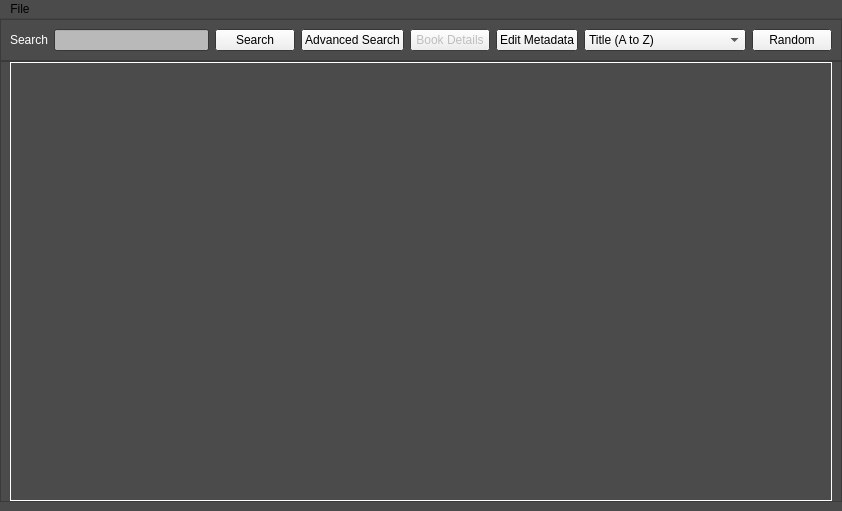
<?xml version="1.0" encoding="UTF-8"?>
<ui version="4.0">
 <class>MainWindow</class>
 <widget class="QMainWindow" name="MainWindow">
  <property name="geometry">
   <rect>
    <x>0</x>
    <y>0</y>
    <width>842</width>
    <height>511</height>
   </rect>
  </property>
  <property name="palette">
   <palette>
    <active>
     <colorrole role="WindowText">
      <brush brushstyle="SolidPattern">
       <color alpha="255">
        <red>255</red>
        <green>255</green>
        <blue>255</blue>
       </color>
      </brush>
     </colorrole>
     <colorrole role="Text">
      <brush brushstyle="SolidPattern">
       <color alpha="255">
        <red>0</red>
        <green>0</green>
        <blue>0</blue>
       </color>
      </brush>
     </colorrole>
     <colorrole role="Base">
      <brush brushstyle="SolidPattern">
       <color alpha="255">
        <red>185</red>
        <green>185</green>
        <blue>185</blue>
       </color>
      </brush>
     </colorrole>
     <colorrole role="Window">
      <brush brushstyle="SolidPattern">
       <color alpha="255">
        <red>75</red>
        <green>75</green>
        <blue>75</blue>
       </color>
      </brush>
     </colorrole>
    </active>
    <inactive>
     <colorrole role="WindowText">
      <brush brushstyle="SolidPattern">
       <color alpha="255">
        <red>255</red>
        <green>255</green>
        <blue>255</blue>
       </color>
      </brush>
     </colorrole>
     <colorrole role="Text">
      <brush brushstyle="SolidPattern">
       <color alpha="255">
        <red>0</red>
        <green>0</green>
        <blue>0</blue>
       </color>
      </brush>
     </colorrole>
     <colorrole role="Base">
      <brush brushstyle="SolidPattern">
       <color alpha="255">
        <red>185</red>
        <green>185</green>
        <blue>185</blue>
       </color>
      </brush>
     </colorrole>
     <colorrole role="Window">
      <brush brushstyle="SolidPattern">
       <color alpha="255">
        <red>75</red>
        <green>75</green>
        <blue>75</blue>
       </color>
      </brush>
     </colorrole>
    </inactive>
    <disabled>
     <colorrole role="WindowText">
      <brush brushstyle="SolidPattern">
       <color alpha="255">
        <red>120</red>
        <green>120</green>
        <blue>120</blue>
       </color>
      </brush>
     </colorrole>
     <colorrole role="Text">
      <brush brushstyle="SolidPattern">
       <color alpha="255">
        <red>120</red>
        <green>120</green>
        <blue>120</blue>
       </color>
      </brush>
     </colorrole>
     <colorrole role="Base">
      <brush brushstyle="SolidPattern">
       <color alpha="255">
        <red>75</red>
        <green>75</green>
        <blue>75</blue>
       </color>
      </brush>
     </colorrole>
     <colorrole role="Window">
      <brush brushstyle="SolidPattern">
       <color alpha="255">
        <red>75</red>
        <green>75</green>
        <blue>75</blue>
       </color>
      </brush>
     </colorrole>
    </disabled>
   </palette>
  </property>
  <property name="windowTitle">
   <string>Manga Viewer</string>
  </property>
  <widget class="QWidget" name="centralwidget">
   <layout class="QVBoxLayout" name="verticalLayout">
    <property name="spacing">
     <number>0</number>
    </property>
    <property name="leftMargin">
     <number>0</number>
    </property>
    <property name="topMargin">
     <number>0</number>
    </property>
    <property name="rightMargin">
     <number>0</number>
    </property>
    <item>
     <widget class="QFrame" name="frame">
      <property name="frameShape">
       <enum>QFrame::StyledPanel</enum>
      </property>
      <property name="frameShadow">
       <enum>QFrame::Raised</enum>
      </property>
      <layout class="QHBoxLayout" name="horizontalLayout_2">
       <item>
        <widget class="QLabel" name="label_8">
         <property name="text">
          <string>Search</string>
         </property>
        </widget>
       </item>
       <item>
        <widget class="QLineEdit" name="search_bar"/>
       </item>
       <item>
        <widget class="QPushButton" name="search_button">
         <property name="text">
          <string>Search</string>
         </property>
        </widget>
       </item>
       <item>
        <widget class="QPushButton" name="advanced_search_button">
         <property name="text">
          <string>Advanced Search</string>
         </property>
        </widget>
       </item>
       <item>
        <widget class="QPushButton" name="details_button">
         <property name="enabled">
          <bool>false</bool>
         </property>
         <property name="text">
          <string>Book Details</string>
         </property>
        </widget>
       </item>
       <item>
        <widget class="QPushButton" name="metadata_button">
         <property name="text">
          <string>Edit Metadata</string>
         </property>
        </widget>
       </item>
       <item>
        <widget class="QComboBox" name="sort_by">
         <property name="palette">
          <palette>
           <active>
            <colorrole role="Text">
             <brush brushstyle="SolidPattern">
              <color alpha="255">
               <red>0</red>
               <green>0</green>
               <blue>0</blue>
              </color>
             </brush>
            </colorrole>
           </active>
           <inactive>
            <colorrole role="Text">
             <brush brushstyle="SolidPattern">
              <color alpha="255">
               <red>0</red>
               <green>0</green>
               <blue>0</blue>
              </color>
             </brush>
            </colorrole>
           </inactive>
           <disabled>
            <colorrole role="Text">
             <brush brushstyle="SolidPattern">
              <color alpha="255">
               <red>120</red>
               <green>120</green>
               <blue>120</blue>
              </color>
             </brush>
            </colorrole>
           </disabled>
          </palette>
         </property>
         <item>
          <property name="text">
           <string>Title (A to Z)</string>
          </property>
         </item>
         <item>
          <property name="text">
           <string>Title (Z to A)</string>
          </property>
         </item>
         <item>
          <property name="text">
           <string>Rating (0 to 10)</string>
          </property>
         </item>
         <item>
          <property name="text">
           <string>Rating (10 to 0)</string>
          </property>
         </item>
         <item>
          <property name="text">
           <string>Pages (low to high)</string>
          </property>
         </item>
         <item>
          <property name="text">
           <string>Pages (high to low)</string>
          </property>
         </item>
         <item>
          <property name="text">
           <string>Date Added (old to new)</string>
          </property>
         </item>
         <item>
          <property name="text">
           <string>Date Added (new to old)</string>
          </property>
         </item>
         <item>
          <property name="text">
           <string>Randomly</string>
          </property>
         </item>
        </widget>
       </item>
       <item>
        <widget class="QPushButton" name="random_button">
         <property name="text">
          <string>Random</string>
         </property>
        </widget>
       </item>
      </layout>
     </widget>
    </item>
    <item>
     <widget class="QFrame" name="frame_2">
      <property name="frameShape">
       <enum>QFrame::StyledPanel</enum>
      </property>
      <property name="frameShadow">
       <enum>QFrame::Raised</enum>
      </property>
      <layout class="QHBoxLayout" name="main_area">
       <property name="topMargin">
        <number>0</number>
       </property>
       <property name="bottomMargin">
        <number>0</number>
       </property>
       <item>
        <widget class="QScrollArea" name="bookshelf_area">
         <property name="frameShape">
          <enum>QFrame::Box</enum>
         </property>
         <property name="frameShadow">
          <enum>QFrame::Plain</enum>
         </property>
         <property name="widgetResizable">
          <bool>true</bool>
         </property>
         <widget class="QWidget" name="scrollAreaWidgetContents">
          <property name="geometry">
           <rect>
            <x>0</x>
            <y>0</y>
            <width>820</width>
            <height>434</height>
           </rect>
          </property>
          <layout class="QGridLayout" name="bookshelf"/>
         </widget>
        </widget>
       </item>
      </layout>
     </widget>
    </item>
   </layout>
  </widget>
  <widget class="QMenuBar" name="menubar">
   <property name="geometry">
    <rect>
     <x>0</x>
     <y>0</y>
     <width>842</width>
     <height>21</height>
    </rect>
   </property>
   <widget class="QMenu" name="menuFile">
    <property name="title">
     <string>File</string>
    </property>
    <addaction name="scan_button"/>
    <addaction name="change_directory_button"/>
   </widget>
   <addaction name="menuFile"/>
  </widget>
  <action name="scan_button">
   <property name="text">
    <string>Scan For New Books</string>
   </property>
  </action>
  <action name="change_directory_button">
   <property name="text">
    <string>Change Directory</string>
   </property>
  </action>
  <action name="backup_database_button">
   <property name="text">
    <string>Backup Database</string>
   </property>
  </action>
  <action name="load_database_button">
   <property name="text">
    <string>Load Database</string>
   </property>
  </action>
 </widget>
 <resources/>
 <connections/>
</ui>
